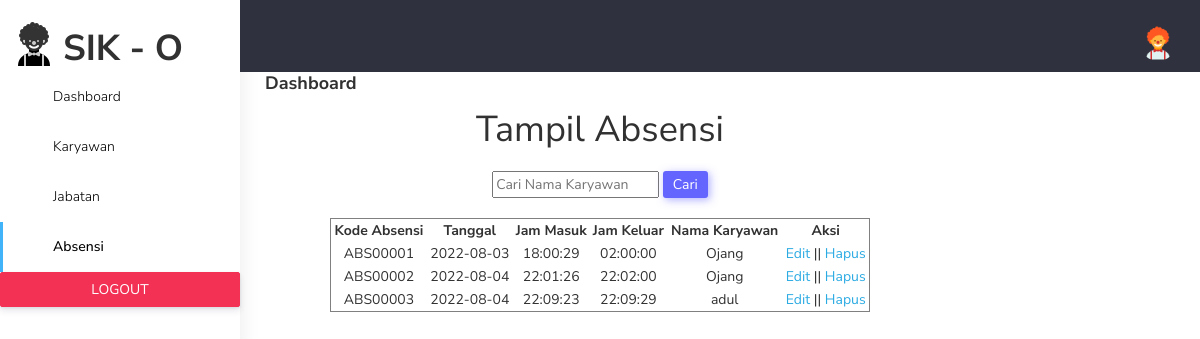
Page /absensi.php on the committed database.
### tables this page shows
CREATE TABLE `absensi` (
  `kd_absensi` varchar(10) NOT NULL,
  `tanggal` date NOT NULL,
  `jam_masuk` time NOT NULL,
  `jam_keluar` time DEFAULT NULL,
  `id_karyawan` varchar(13) NOT NULL
);

CREATE TABLE `karyawan` (
  `id_karyawan` varchar(13) NOT NULL,
  `nama` varchar(50) NOT NULL,
  `jk` enum('Laki-laki','Perempuan') NOT NULL,
  `alamat` text NOT NULL,
  `no_hp` varchar(13) NOT NULL,
  `pass` varchar(100) NOT NULL,
  `kd_jabatan` varchar(10) NOT NULL,
  `id_pengguna` int(3) NOT NULL
);

### absensi.php (the view, shortened to what this page needs)
<?php
    include_once('functions.php');
?>
<!DOCTYPE html>
<html lang="en">
<head>
    <link href="plugins/bower_components/chartist/dist/chartist.min.css" rel="stylesheet">
    <link rel="stylesheet" href="plugins/bower_components/chartist-plugin-tooltips/dist/chartist-plugin-tooltip.css">
    <link href="css/style.min.css" rel="stylesheet">
</head>
<body>
<?= tbSb($_SESSION["nama"])?>
    <center>
    <h1>Tampil Absensi</h1>
    <?= searchBar('absensi','Nama Karyawan');?>
        <table border='1' width="45%">
            <tr align="center">
                <th>Kode Absensi</th>
                <th>Tanggal</th>
                <th>Jam Masuk</th>
                <th>Jam Keluar</th>
                <th>Nama Karyawan</th>
                <th>Aksi</th>
            </tr>
            <?php
            if(isset($_POST["submit"])) {
                $db = dbConnect();
                if($db->connect_errno==0) {
                    $cari = $db->escape_string($_POST["search_name"]);
                    $res = $db->query("SELECT * FROM absensi JOIN karyawan ON karyawan.id_karyawan=absensi.id_karyawan
                                        WHERE karyawan.nama LIKE '%$cari%'");
                    $data = $res->fetch_all(MYSQLI_ASSOC);
                    if($res->num_rows>0) {
                        foreach($data as $barisData) {
                        ?>
                            <tr>
                                <center>
                                <td><?= $barisData["kd_absensi"]?></td>
                                <td><?= $barisData["tanggal"]?></td>
                                <td><?= $barisData["jam_masuk"]?></td>
                                <td><?= $barisData["jam_keluar"]?></td>
                                <td><?= $barisData["nama"]?></td>
                                </center>
                                <td>
                                    <center>
                                        <a href="edit_absensi.php?kd_absensi=<?= $barisData['kd_absensi']?>">Edit</a> ||
                                        <a href="hapus_absensi.php?kd_absensi=<?= $barisData['kd_absensi']?>">Hapus</a>
                                    </center>
                                </td>
                            </tr>
                        <?php
                        }
                    } else {
                     ?>
                        <h2>Kode absensi '<?=$cari?>' Tidak Ditemukan</h2>
                    <?php
                    }
                } else {
                    echo "Koneksi Error ".(DEVELOPMENT ? $db->connect_errno. " : " .$db->connect_error : "");
                }
            } else {
                $db = dbConnect();
                if($db->connect_errno==0) {
                    $res = $db->query("SELECT * FROM absensi JOIN karyawan ON karyawan.id_karyawan=absensi.id_karyawan");
                    $data = $res->fetch_all(MYSQLI_ASSOC);
                    if($res->num_rows>0) {
                        foreach($data as $barisData) {
                        ?>
                            <tr align="center">
                                <td><?= $barisData["kd_absensi"]?></td>
                                <td><?= $barisData["tanggal"]?></td>
                                <td><?= $barisData["jam_masuk"]?></td>
                                <td><?= $barisData["jam_keluar"]?></td>
                                <td><?= $barisData["nama"]?></td>
                                <td>
                                    <center>
                                        <a href="edit_absensi.php?kd_absensi=<?= $barisData['kd_absensi']?>">Edit</a> ||
                                        <a href="absensi.php?kd_absensi_hapus=<?= $barisData['kd_absensi']?>">Hapus</a>
                                    </center>
                                </td>
                            </tr>
                        <?php
                        }
                    } else {
                     ?>
                        <h2>ABSENSI MASIH KOSONG</h2>
                    <?php
                    }
                } else {
                    echo "Koneksi Error ".(DEVELOPMENT ? $db->connect_errno. " : " .$db->connect_error : "");
                }
            }
            ?>
        </table>
    </center>
</body>
</html>

### rows in the picture
absensi: kd_absensi "ABS00001", tanggal "2022-08-03", jam_masuk "18:00:29", jam_keluar "02:00:00", id_karyawan.nama "Ojang"
absensi: kd_absensi "ABS00002", tanggal "2022-08-04", jam_masuk "22:01:26", jam_keluar "22:02:00", id_karyawan.nama "Ojang"
absensi: kd_absensi "ABS00003", tanggal "2022-08-04", jam_masuk "22:09:23", jam_keluar "22:09:29", id_karyawan.nama "adul"
